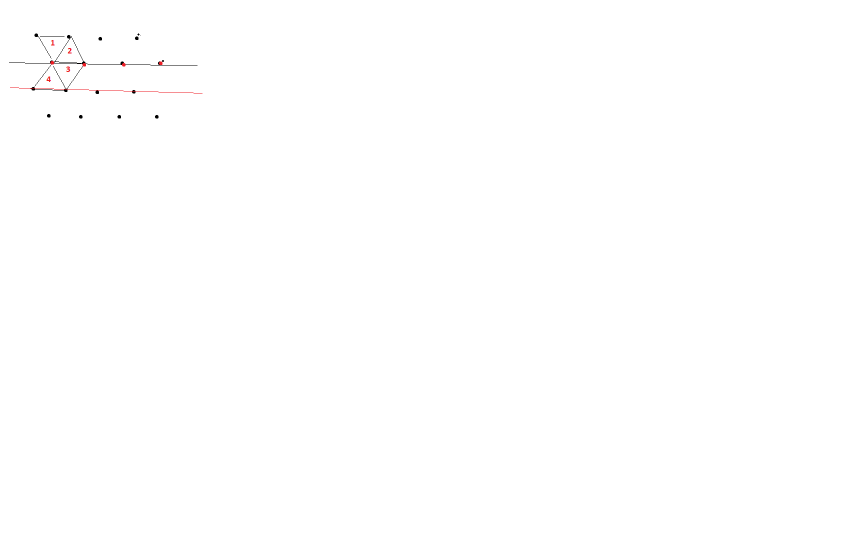
#> input picture experimental/triangle vertices.png, 1684 x 1080 px, given in place of bigjulia4.png, which was not available (shown at 1/2 size)
$ python quadtree.py   (older library calls are emulated)
#> lines starting #> are read from the running program, lines starting #| are printed output that depends on the picture; after the words box and inside, x2 and y2 are one past the last pixel; in counts of white or black regions, pixels touching at a corner belong together; pictures that were not available may be replaced by others from this repository, and a replacement may not be noted
### utils.py
import os
import cv2 as cv
import numpy as np

# [23 lines left out: functions color_hex2rgb, sec_to_hms, pth, not called in this run]

def export_to_png(name, data):
    folder = "gallery"
    if not os.path.exists(folder):
        os.mkdir(folder)
    file = os.path.join(folder, f"{name}.png")
    cv.imwrite(file, data)

# [43 lines left out: functions convert_to_show, draw_poly, imshow, not called in this run]

### experimental/quadtree.py
import cv2 as cv
import numpy as np
import utils
import math


class QuadTree:

    # [57 lines left out: functions __init__, get_rectangles, get_Ns, compute_child_nodes, not called in this run]

    def cond_func(self):
        return self.img.max() > 100


class QuadTreeForce:
    k = 0
    K = 1
    rootN = 1
    def __init__(self, N, img, origin_xy=None, triangle=None):
        maxN = int(math.log2(min(img.shape[0:2])))
        if N > maxN:
            print(f"Max N is {maxN} for image with dimension {img.shape}")
            N = maxN
        self.N = N
        self.img = img
        # The origin are the XY coordinates of the top-left corner of the current img in the original image
        if origin_xy is None:
            self.origin_xy = np.array([0, 0], dtype=np.int)
            QuadTreeForce.K = 4**N
            QuadTreeForce.rootN = N
        else:
            self.origin_xy = origin_xy

        if triangle is None:
            # p0 and p1 in xy order [px0 py0] [px1 py1]
            H, W = self.img.shape[0:2]
            p0xy = np.array([W//2, int(H*0.8)], dtype=np.int)
            p1xy = np.array([W//2, int(H*0.2)], dtype=np.int)
            p2xy = QuadTreeForce.line2triangle(p0xy, p1xy)
            self.triangle = np.array([p0xy, p1xy, p2xy])
        else:
            self.triangle = triangle

        self.childs = []
        if N > 0 and self.cond_func():
            self.compute_child_nodes()
        else:
            QuadTreeForce.k += 4**N
            if QuadTreeForce.rootN-N < 5:
                print(f"{100*QuadTreeForce.k/QuadTreeForce.K:.2f}%")

    def compute_child_nodes(self):
        Nc = self.N - 1

        p0, p1, p2 = self.triangle
        p01 = (p0+p1)//2
        p12 = (p1+p2)//2
        p20 = (p2+p0)//2

        triangle0 = np.array([p0, p01, p20])
        triangle1 = np.array([p1, p12, p01])
        triangle2 = np.array([p2, p20, p12])
        triangle3 = np.array([p01, p12, p20])

        for triangle in [triangle0, triangle1, triangle2, triangle3]:
            # range of the triangles in order [[minX, minY], [maxX, maxY]] (in local coordinates)
            span = [np.min(triangle, axis=0) - self.origin_xy, np.max(triangle, axis=0) - self.origin_xy]
            subimg = self.img[span[0][1]:span[1][1], span[0][0]:span[1][0]]
            origin = np.min(triangle, axis=0)
            child = QuadTreeForce(Nc, subimg, origin, triangle)
            self.childs.append(child)

    def cond_func(self):
        mask = np.array(self.img > 100).reshape((-1,))
        if not any(mask):
            return False

        # convert triangle to local coordinates
        triangle_local = self.triangle-self.origin_xy
        v01xy = triangle_local[1]-triangle_local[0]
        v12xy = triangle_local[2]-triangle_local[1]
        v20xy = triangle_local[0]-triangle_local[2]
        H, W = self.img.shape[0:2]
        mg_x, mg_y = np.meshgrid(range(W), range(H))
        pixels_xy = np.concatenate((mg_x.reshape((-1, 1)), mg_y.reshape((-1, 1))), axis=1)
        for i in range(3):
            # vector from point to pixel
            point = triangle_local[i]
            vector = [v01xy, v12xy, v20xy][i]
            vp = pixels_xy - point
            # if a pixel is outside the triangle, then the cross product will be negative
            cross_positive = vector[1]*vp[:, 0] > vector[0]*vp[:, 1]
            mask = np.logical_and(mask, cross_positive)

            # toshow = utils.draw_poly(mask, triangle_local, reshape=(H,W))
            # utils.imshow(toshow)

            if not any(mask):
                return False
        return True

    def get_triangles(self):
        out = []
        for child in self.childs:
            out += child.get_triangles()
        if len(out) == 0:  # we are a leave
            return [self.triangle]
        return out

    def get_Ns(self):
        out = []
        for child in self.childs:
            out += child.get_Ns()
        if len(out) == 0:  # we are a leave
            return [self.N]
        return out

    @staticmethod
    def line2triangle(p0xy, p1xy):
        """
        Given the first 2 points of a triangle, returns the third point
         - p0xy and p1xy must be numpy arrays of shapes (2,) with dtype=np.int
         - coordinates comes in xy order
         - returned p2xy satisfy the condition (p1xy-p0xy)x(p2xy-p0xy) > 0 (cross product)
         - triangle is equilateral
        """
        v01xy = p1xy-p0xy
        v01xy_perp = np.array([v01xy[1], -v01xy[0]])
        h = np.cos(np.pi/6)
        v02xy = 0.5*v01xy + h*v01xy_perp
        p2xy = p0xy + v02xy
        return np.array(np.round(p2xy), dtype=np.int)

def main():
    img0 = cv.imread("../gallery/bigjulia4.png")
#> img0 is the input picture: shape (1080, 1684, 3); mean B, G, R 254.7, 254.7, 254.8
    img = img0[:, :, 0]
    N = 7
    root = QuadTreeForce(N, img)
    pts = root.get_triangles()
#> the loop in get_triangles, `for child in self.childs:` made 4 passes
    Ns = root.get_Ns()
#> the loop in get_Ns, `for child in self.childs:` made 4 passes
    print(len(pts))
#| 16384

    pts = np.array(pts, np.int32)

    img0 = np.ones_like(img0)*255
    x = 50
    for i in range(len(pts)):
        color = int((255-x)*((Ns[i])/(N-2))**0.5)
        # cv.polylines(img0, [rect], True, (np.random.randint(0, 255), 255, 255))
        img0 = cv.fillPoly(img0, [pts[i]], (np.random.randint(0, x)+color,color,color))
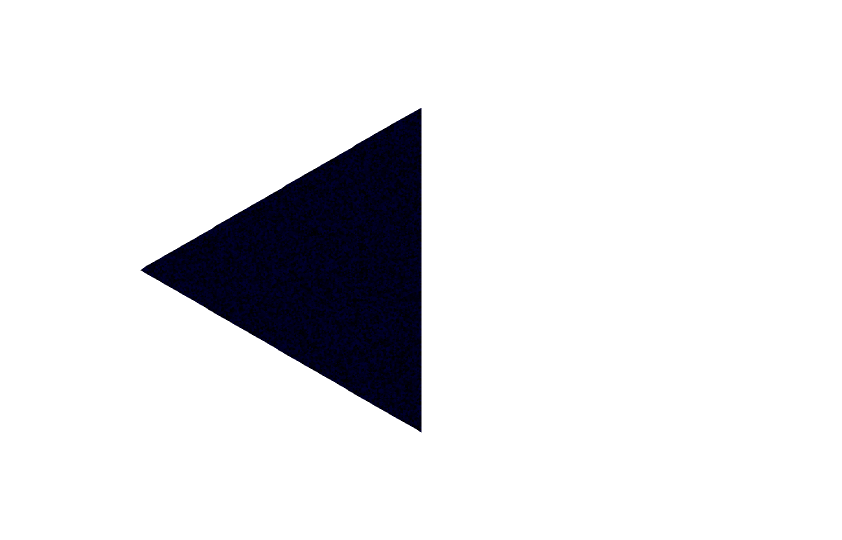
#> img0: shape (1080, 1684, 3) (shown at 1/2 size); mean B, G, R 231.8, 229.3, 229.3
    img1 = img0[::-1,::-1,:]
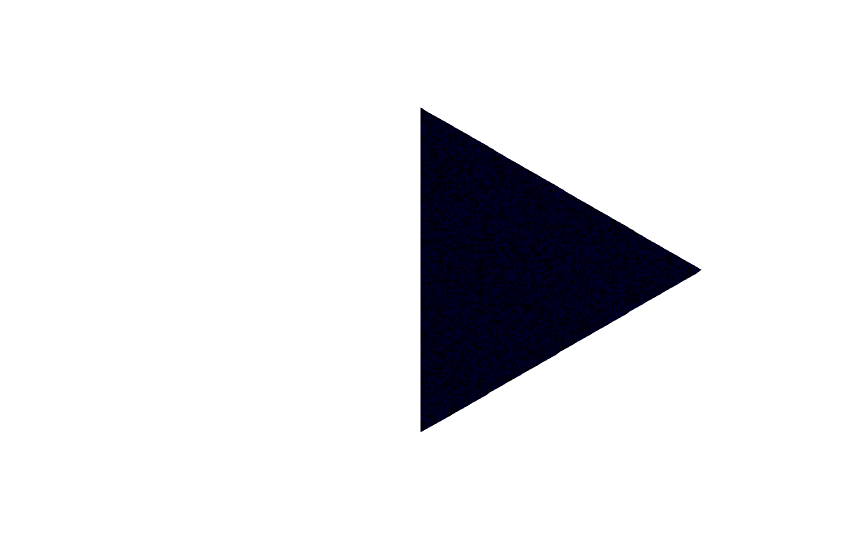
#> img1: shape (1080, 1684, 3) (shown at 1/2 size); mean B, G, R 231.8, 229.3, 229.3
    img1[img1>img0] = img0[img1>img0]
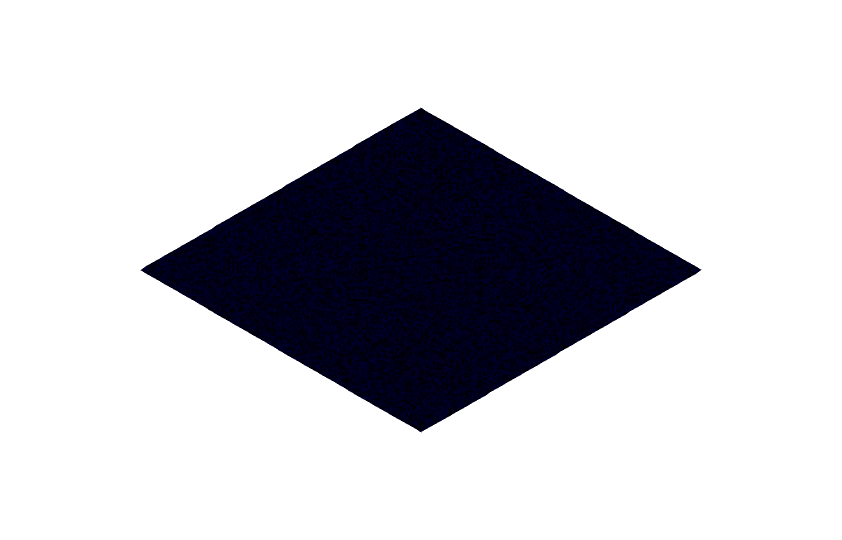
#> img1: shape (1080, 1684, 3) (shown at 1/2 size); 10.04% of pixels changed, all inside (x1, y1, x2, y2) = (281, 216, 843, 865)

    # cv.imshow("OK", img0)
    # cv.waitKey(0)
    utils.export_to_png("quad", img0)

if __name__ == '__main__':
    main()
